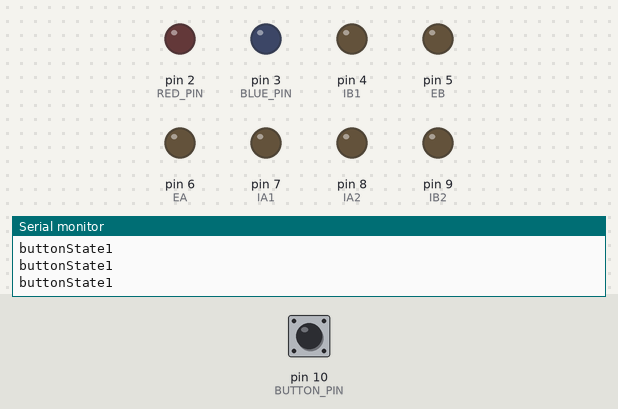
A sketch run on a simulated Arduino Uno, built with avr-gcc and run on an emulated ATmega328P. On the bench: output pins drawn as LEDs (lit = HIGH), the last lines printed to the serial monitor. Dashed ring = blinking. The test bench sets the inputs (shaded band); at power-on: pin 10 (BUTTON_PIN) HIGH.

Above: at 1.2 s.
1.3 s: pin 10 (BUTTON_PIN) pulled LOW for 0.15 s
At 1.9 s:
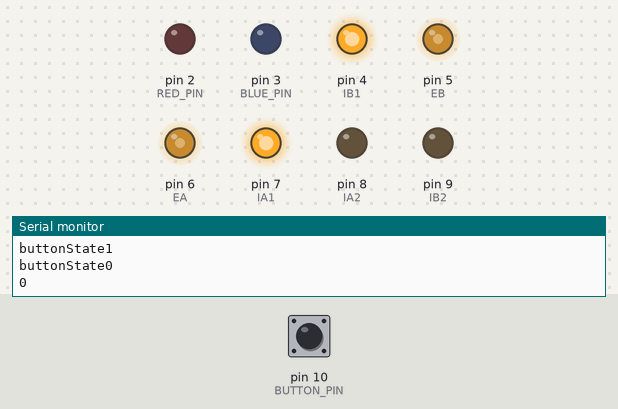
At 5.36 s:
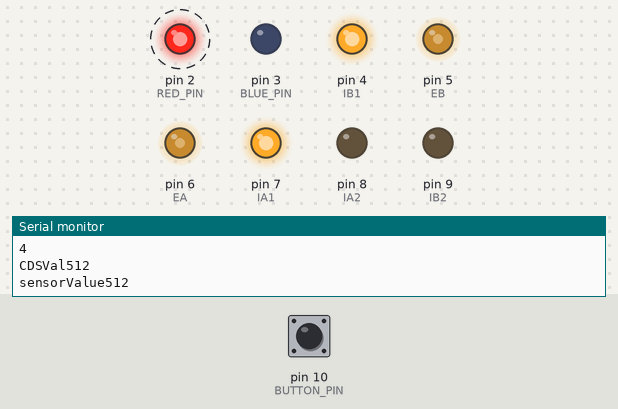
Timing chart, 0 to 13.4 s (numbered marks = the images above; inputs shaded):
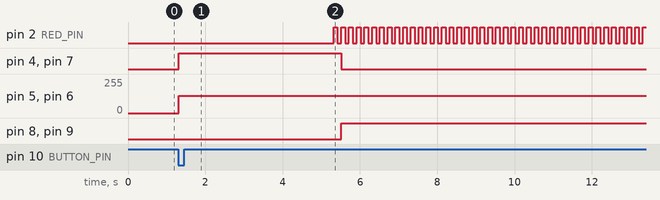

The sketch:

ex4.ino
```cpp
const int BUTTON_PIN = 10;  // 按鍵的接腳
const int BLUE_PIN =  3;   // LED燈的接腳
const int RED_PIN =  2;   // LED燈的接腳
int CDSPin = A0; // 光敏電阻接在A0接腳
int sensor = A1;
int CDSVal = 0; // 設定初始光敏電阻值為0
int buttonState = 0;   // 按鈕的狀態
const byte EA = 6; // 馬達 A 的致能接腳
const byte IA1 = 7; // 馬達 A 的正反轉接腳
const byte IA2 = 8; // 馬達 A 的正反轉接腳
const byte EB = 5; // 馬達 B 的致能接腳
const byte IB1 = 4; // 馬達 B 的正反轉接腳
const byte IB2 = 9; // 馬達 B 的正反轉接腳
const byte speed = 130;
#include "Timer.h"

Timer t;  //建立Timer物件
int count=0;

void WriteToSerial(){
  Serial.println(count);
  count++;
}
void setup() {
  pinMode(BLUE_PIN, OUTPUT);
  pinMode(RED_PIN, OUTPUT);   //設定LED的PIN腳為輸出
  pinMode(BUTTON_PIN, INPUT); //設定按鈕的接腳為輸入，因為我們要讀取它的狀態
  Serial.begin(9600);
  t.every(1000,WriteToSerial); // 每1000ms呼叫WriteToSerial
  pinMode(IA1, OUTPUT); // 馬達 A 的正反轉接腳
  pinMode(IA2, OUTPUT); // 馬達 A 的正反轉接腳
  pinMode(IB1, OUTPUT); // 馬達 B 的正反轉接腳
  pinMode(IB2, OUTPUT); // 馬達 B 的正反轉接腳
  analogWrite(EA, 0); // 馬達 A 的 PWM 輸出
  analogWrite(EB, 0); // 馬達 B 的 PWM 輸出; // 先停止馬達
  pinMode(sensor,INPUT);
}

void loop() {
  buttonState = digitalRead(BUTTON_PIN);  //讀取按鍵的狀態
  Serial.print("buttonState");
  Serial.println(buttonState);

  while(buttonState == LOW){          //如果按鍵按了

    t.update(); //更新t
    analogWrite(EA, speed); // 馬達 A 的 PWM 輸出
    digitalWrite(IA1, HIGH);
    digitalWrite(IA2, LOW);
    analogWrite(EB, speed); // 馬達 B 的 PWM 輸出
    digitalWrite(IB1, HIGH);
    digitalWrite(IB2, LOW);
    if(count>=5){
      CDSVal = analogRead(CDSPin);
      Serial.print("CDSVal");
      Serial.println(CDSVal);
      int sensorValue = analogRead(sensor);
      Serial.print("sensorValue");
      Serial.println(sensorValue);
      while(CDSVal>850){
        analogWrite(EA, 0); // 馬達 A 的 PWM 輸出
        analogWrite(EB, 0); // 馬達 B 的 PWM 輸出
        digitalWrite(BLUE_PIN,HIGH);
        delay(100); //延遲0.1秒
        digitalWrite(BLUE_PIN,LOW);
        delay(100); //延遲0.1秒
      }
      while(sensorValue > 300){   //當音量超過一定數值，這個數值依個別情況修改
        digitalWrite(RED_PIN,HIGH);
        delay(100); //延遲0.1秒
        digitalWrite(RED_PIN,LOW);
        delay(100); //延遲0.1秒
        analogWrite(EA, speed); // 馬達 A 的 PWM 輸出
        digitalWrite(IA1, LOW);
        digitalWrite(IA2, HIGH);
        analogWrite(EB, speed); // 馬達 B 的 PWM 輸出
        digitalWrite(IB1, LOW);
        digitalWrite(IB2, HIGH);
      }
      delay(2000); //每2s讀取一次
    }
}

}
```

Measured:
- after the input at 1.3 s, pin 2 (RED_PIN): alternates HIGH for 0.10 s and LOW for 0.10 s, starting after 4.0 s; pin 4 (IB1), pin 7 (IA1): LOW → HIGH at once, → LOW 4.2 s later; pin 5 (EB), pin 6 (EA): 0/255 → 130/255 at once; pin 8 (IA2), pin 9 (IB2): LOW → HIGH after 4.2 s
